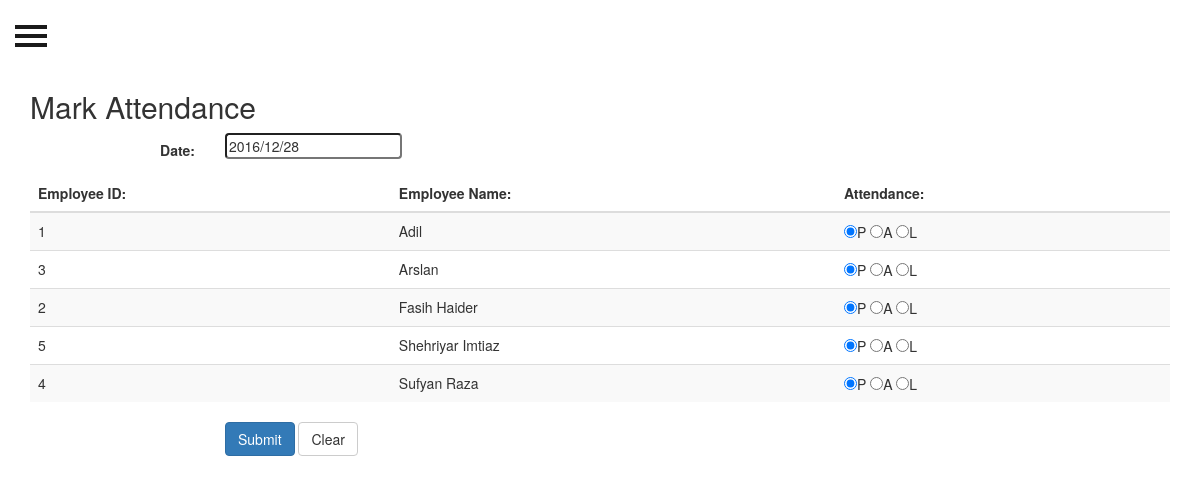
The page /index.php/attendance/mark on the database its author committed.
### tables this page shows
CREATE TABLE `employee` (
  `emp_id` int(11) NOT NULL,
  `emp_name` varchar(30) NOT NULL,
  `emp_salary` int(10) NOT NULL,
  `emp_avatar` varchar(30) DEFAULT 'img/employee/profile.jpg',
  `emp_hiredate` date DEFAULT NULL,
  `emp_contact_num` varchar(11) DEFAULT NULL,
  `emp_cnic` varchar(13) DEFAULT NULL,
  `emp_address` varchar(50) DEFAULT NULL,
  `emp_nick` varchar(20) DEFAULT NULL,
  `emp_status` int(1) NOT NULL DEFAULT '1'
);

### application/controllers/Attendance.php (called while the page is built, shortened)
<?php
class Attendance extends CI_Controller {
        public function __construct()
        {
                $this->load->model('attendance_model');
                $this->load->model('employee_model');
                $this->load->helper('url');
        }
        public function mark()
        {
                $data['employee'] = $this->employee_model->get_employee();
                $data['title'] = "Mark Attendance";
                $this->load->view('header_view', $data);
        	$this->load->view('attendance/mark_atd_view', $data);
                $this->load->view('footer_view', $data);
        }
}

### index.php (called while the page is built, shortened)
<?php
require_once BASEPATH.'core/CodeIgniter.php';

### application/models/Employee_model.php (called while the page is built, shortened)
<?php
class Employee_model extends CI_Model {
        public function get_employee($eid = FALSE,$status=1)
        {
        	if ($eid === FALSE)
        	{
                $this->db->order_by("emp_name", "asc");
                $query = $this->db->get_where('employee', array('emp_status' => 1));
                return $query->result_array();
            }
            $query = $this->db->get_where('employee', array('emp_id' => $eid,'emp_status' => 1));
            return $query->row_array();
        }
}

### application/views/attendance/mark_atd_view.php (the view)
<div class="container">
  <div class="row">
    <div class="col-sm-12">
        <h2><?php echo $title; ?></h2>
        <form class="form-horizontal" action="<?php echo base_url(); ?>attendance/in_atd" role="form" method="post">
          <div class="form-group">
            <label class="control-label col-sm-2" for="atd_date">Date:</label>
            <div class="col-sm-10">
              <input type="text" id ="atd_date" name="atd_date" class="datepicker" data-date-format="yyyy/mm/dd" value="<?php echo date('Y/m/d');?>">
            </div>
          </div>
          <table class="table table-striped">
              <thead>
                  <tr>
                      <th>Employee ID: </th>
                      <th>Employee Name: </th>
                      <th>Attendance: </th>
                  </tr>
              </thead>
              <tbody>
              <?php foreach ($employee as $emp_item): ?>
                  <tr>
                      <td><?php echo $emp_item['emp_id']; ?></td>
                      <td><?php echo $emp_item['emp_name'];  ?></td>
                      <td>
                        <input type="radio" name="atd[<?php echo $emp_item['emp_id']; ?>]" value="P" checked>P
                        <input type="radio" name="atd[<?php echo $emp_item['emp_id']; ?>]" value="A" >A
                        <input type="radio" name="atd[<?php echo $emp_item['emp_id']; ?>]" value="L" >L
                      </td>
                  </tr>
              <?php endforeach; ?>
              </tbody>
            </table>
            <div class="form-group">
              <div class="col-sm-offset-2 col-sm-10">
                <button type="submit" class="btn btn-primary">Submit</button>
                <button type="reset" class="btn btn-default">Clear</button>
              </div>
            </div>
          </form>
        </div>
      </div>
    </div>

### tpl/css/simple-sidebar.css (style rules this page uses)
body { position: relative; overflow-x: hidden; }
body, html { height: 100%; }

### rows shown on the page
employee: emp_id "1", emp_name "Adil"
employee: emp_id "3", emp_name "Arslan"
employee: emp_id "2", emp_name "Fasih Haider"
employee: emp_id "5", emp_name "Shehriyar Imtiaz"
employee: emp_id "4", emp_name "Sufyan Raza"

### other values the page prints
$title "Mark Attendance"
